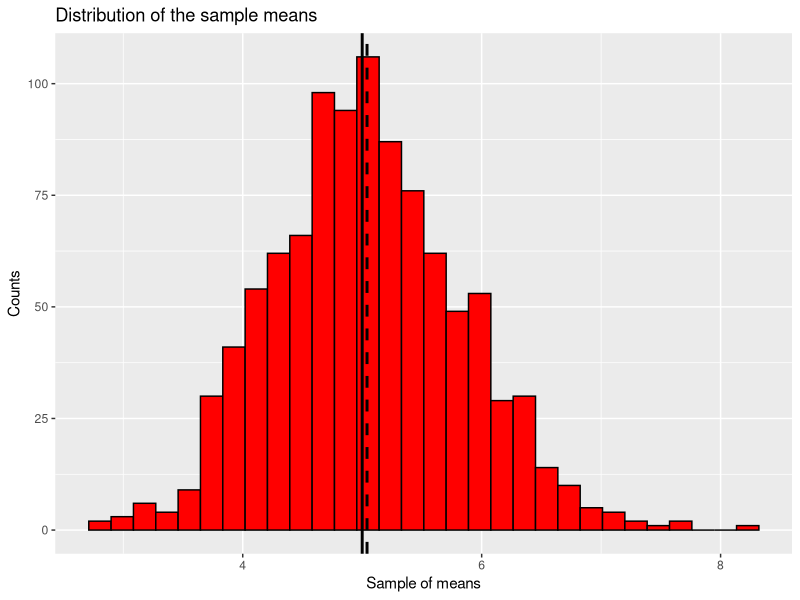
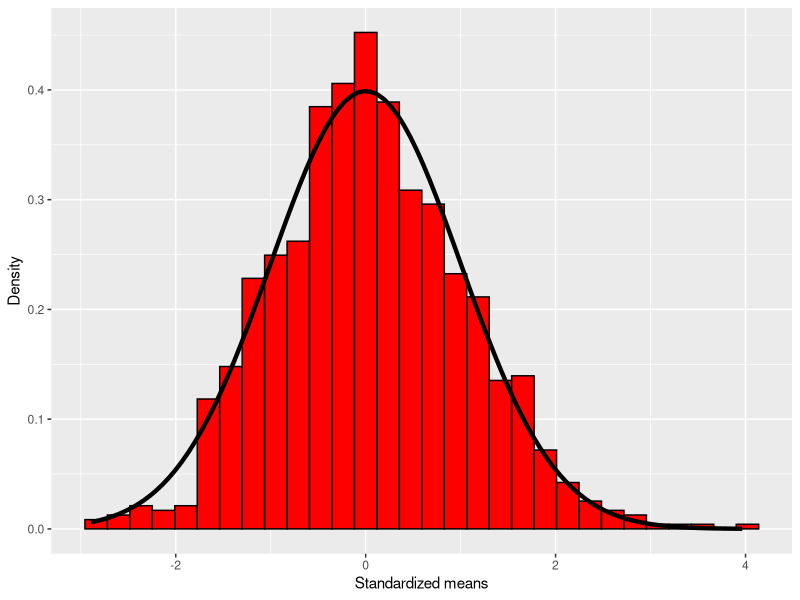
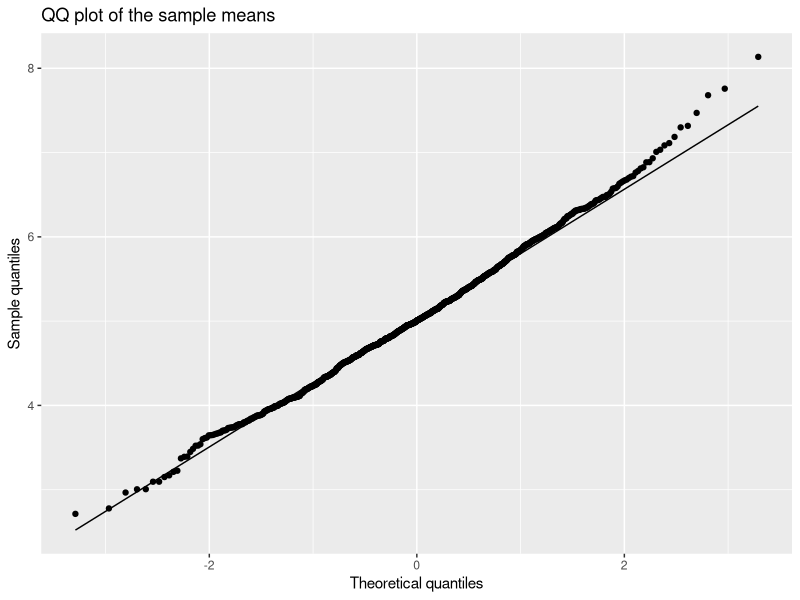

Recreate these plots in R, in order.
## ---- chunk 1
library(tidyverse)
## ---- chunk 2
#Set the parameters
lambda = 0.2
n = 40
m = 1000

#Generate the samples
set.seed(26082022)
samples <- matrix(rexp(n*m, lambda), ncol = n, nrow = m)
means <- apply(samples, 1, mean)
## ---- chunk 3
ggplot(data.frame(means = means), aes(x = means)) +
  geom_histogram(color = "black", fill = "red") + 
  xlab("Sample of means") + 
  ylab("Counts") + 
  ggtitle("Distribution of the sample means") + 
  geom_vline(xintercept = 5, size = 1) + 
  geom_vline(xintercept = mean(means), size = 1, linetype = "dashed")
## ---- chunk 4
mean(means)
## ---- chunk 5
#Theoretical variance 
1/(n*lambda^2)

#Observed sample variance
var(means)
## ---- chunk 6
ggplot(data = data.frame(means = (means-5)/sqrt(0.625)), aes(x = means)) + 
  geom_histogram(aes(y = ..density..), color = "black", fill = "red") +
  stat_function(fun = dnorm, size = 1.5) +
  xlab("Standardized means") + 
  ylab("Density")
## ---- chunk 7
ggplot(data= data.frame(means)) + 
  geom_qq(mapping = aes(sample = means)) + 
  xlab("Theoretical quantiles") + 
  ylab("Sample quantiles") + 
  labs(title = "QQ plot of the sample means") + 
  stat_qq_line(mapping = aes(sample = means))
